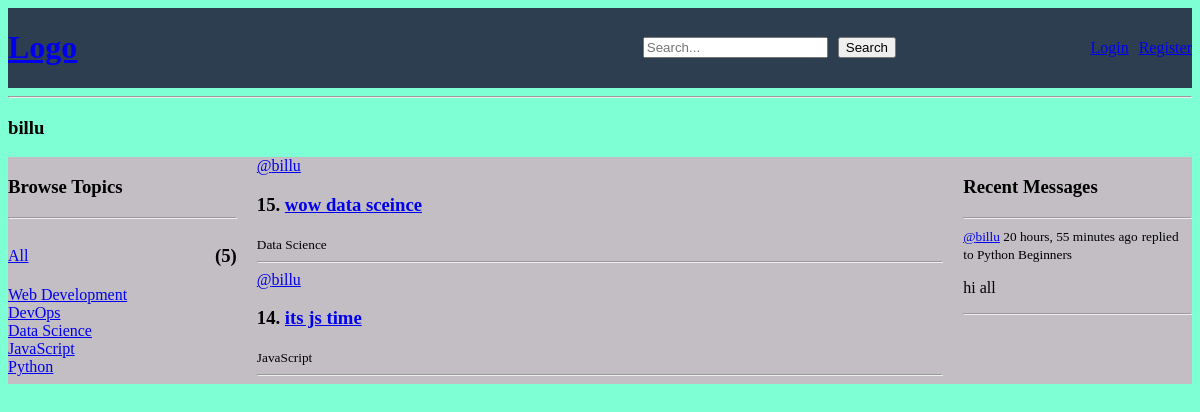
Screenshot of /profile/6/ with the database file from the repository.
### base/models.py (models this page shows)
class Topic(models.Model):
    name = models.CharField(max_length=200)
    def __str__(self):
        return self.name

class Room(models.Model):
    host = models.ForeignKey(User, on_delete=models.CASCADE, null=True)
    topic = models.ForeignKey(Topic, on_delete=models.SET_NULL, null=True)
    name = models.CharField(max_length=200)
    description = models.TextField(blank=True, null=True)
    participants = models.ManyToManyField(User, related_name='participants', blank=True)
    updated = models.DateTimeField(auto_now=True)
    created = models.DateTimeField(auto_now_add=True)
    class Meta:
        ordering = ['-updated', '-created']
    def __str__(self):
        return self.name

class Message(models.Model):
    user = models.ForeignKey(User, on_delete=models.CASCADE)
    room = models.ForeignKey(Room, on_delete=models.CASCADE)
    body = models.TextField()
    updated = models.DateTimeField(auto_now=True)
    created = models.DateTimeField(auto_now_add=True)
    class Meta:
        ordering = ['-updated', '-created']
    def __str__(self):
        return self.body[0:50]  # Return the first 50 characters of the message body

### base/views.py (the view)
# urls.py: path('profile/<str:pk>/', views.userProfile, name='user-profile'),  # User profile page
def userProfile(request, pk):
    user = User.objects.get(id=pk)  # Fetch the user by primary key
    rooms = user.room_set.all()  # Get all rooms created by the user
    room_messages = user.message_set.all()  # Get all messages sent by the user
    topics = Topic.objects.all()  # Fetch all topics from the database (if needed)
    topics_count = topics.count()  # Count the number of topics
    context = {'user': user, 'rooms': rooms, 'room_messages': room_messages, 'topics': topics, 'topics_count':topics_count}  # Prepare context with user data
    return render(request, 'base/profile.html', context)

### base/templates/base/profile.html (shortened to what this page needs)
{% extends 'main.html' %} {% block content %}
<h3>{{user.username}}</h3>
<div class="profile-container">
  <div>{% include 'base/topics_component.html' %}</div>
  <div>{% include 'base/feed_component.html' %}</div>
  <div>{% include 'base/activity_component.html' %}</div>
</div>
{% endblock content %}

### base/templates/base/topics_component.html (shortened to what this page needs)
<h3>Browse Topics</h3>
<hr />
<div class="all-alone">
  <a href="{%url 'home' %}">All</a>
  <h3>({{topics_count}})</h3>
</div>
{% for topic in topics %}
<div>
  <a href="{%url 'home' %}?q={{topic.name}}">{{topic.name}}</a>
</div>
{% endfor %}

### base/templates/base/feed_component.html (shortened to what this page needs)
{% for room in rooms %}
<div>
  <a href="{% url 'user-profile' room.host.id %}">@{{room.host.username}}</a>
  <h3>{{room.id}}. <a href="/room/{{room.id}}">{{room.name}}</a></h3>
  <small>{{room.topic}}</small>
  <hr />
</div>
{% endfor %}

### base/templates/base/activity_component.html (shortened to what this page needs)
<h3>Recent Messages</h3>
<hr />
{% for message in room_messages %}
<div>
  <small
    ><a href="{% url 'user-profile' message.user.id %}">@{{message.user}}</a>
    {{message.created|timesince}} ago</small
  >
  <small>replied to {{message.room}}</small>
  <p>{{message}}</p>
  <hr />
</div>
{% endfor %}

### static/styles/main.css (style rules this page uses)
body { background-color: aquamarine; }

### base/templates/base/profile.html (style rules this page uses)
.profile-container { display: grid; grid-template-columns: 1fr 3fr 1fr; gap: 20px; background-color: rgb(194, 190, 195); }

### base/templates/base/topics_component.html (style rules this page uses)
.all-alone { display: flex; justify-content: space-between; align-items: center; width: 100%; }

### rows the page displays
Topic: name "Web Development"
Topic: name "DevOps"
Topic: name "Data Science"
Topic: name "JavaScript"
Topic: name "Python"
Room: host.username "billu", id "15", name "wow data sceince", topic "Data Science"
Room: host.username "billu", id "14", name "its js time", topic "JavaScript"
Message: user "billu", created "20 hours, 55 minutes", room "Python Beginners", body "hi all"

### other values shown
{{ user.username }} "billu"
{{ topics_count }} "5"
